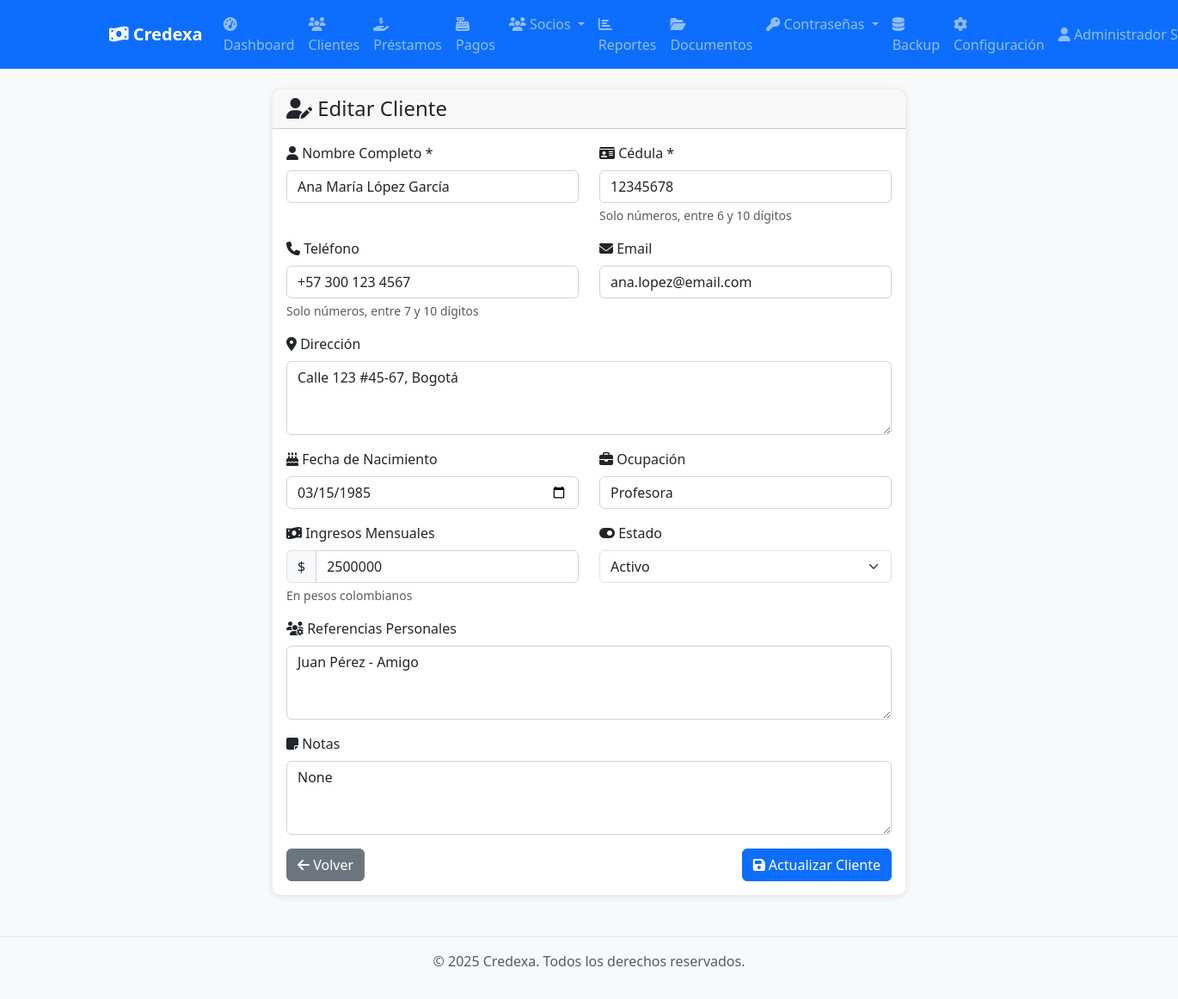
Screenshot of /clientes/1/editar (signed in) with the database file from the repository.
### app/models/user.py (models this page shows, shortened)
class Usuario(Base):
    __tablename__ = "usuarios"
    id = Column(Integer, primary_key=True, index=True)
    nombre_completo = Column(String, nullable=False)
    username = Column(String, unique=True, index=True, nullable=False)
    email = Column(String, unique=True, index=True, nullable=False)
    hashed_password = Column(String, nullable=False)
    rol_id = Column(Integer, ForeignKey("roles.id"), nullable=False)
    activo = Column(Boolean, default=True, nullable=False)
    ultimo_login = Column(DateTime(timezone=True), nullable=True)
    creado_en = Column(DateTime(timezone=True), server_default=func.now())
    actualizado_en = Column(DateTime(timezone=True), onupdate=func.now())
    rol = relationship("Rol", back_populates="usuarios")
    pagos_socio = relationship("PagoSocio", back_populates="usuario", cascade="all, delete-orphan")
    documentos_subidos = relationship("Documento", back_populates="usuario_subio")
    carpetas_creadas = relationship("Carpeta", back_populates="usuario_creador")
    solicitudes_password = relationship("SolicitudPassword", back_populates="usuario", cascade="all, delete-orphan", foreign_keys="SolicitudPassword.usuario_id")
    solicitudes_respondidas = relationship("SolicitudPassword", back_populates="administrador", foreign_keys="SolicitudPassword.respondido_por")

### app/models/cliente.py (models this page shows, shortened)
class Cliente(Base):
    __tablename__ = "clientes"
    id = Column(Integer, primary_key=True, index=True)
    nombre_completo = Column(String, nullable=False, index=True)
    cedula = Column(String, unique=True, nullable=False, index=True)
    telefono = Column(String, nullable=True)
    email = Column(String, nullable=True)
    direccion = Column(Text, nullable=True)
    fecha_nacimiento = Column(DateTime, nullable=True)
    ocupacion = Column(String, nullable=True)
    ingresos_mensuales = Column(Integer, nullable=True)  # En pesos colombianos
    referencias_personales = Column(Text, nullable=True)  # JSON o texto con referencias
    activo = Column(Integer, default=1, nullable=False)  # 1=activo, 0=inactivo
    notas = Column(Text, nullable=True)
    creado_en = Column(DateTime(timezone=True), server_default=func.now())
    actualizado_en = Column(DateTime(timezone=True), onupdate=func.now())
    prestamos = relationship("Prestamo", back_populates="cliente", cascade="all, delete-orphan")

### main.py (the view)
@app.get("/clientes/{cliente_id}/editar", response_class=HTMLResponse)
async def clientes_editar(
    cliente_id: int,
    request: Request,
    db: Session = Depends(get_db),
    current_user: Usuario = Depends(get_current_user)
):
    from app.models.cliente import Cliente
    cliente = db.query(Cliente).filter(Cliente.id == cliente_id).first()
    if not cliente:
        raise HTTPException(
            status_code=status.HTTP_404_NOT_FOUND,
            detail="Cliente no encontrado",
        )
    return templates.TemplateResponse("clientes/formulario.html", {
        "request": request,
        "title": f"Editar Cliente: {cliente.nombre_completo}",
        "user": current_user,
        "modo": "editar",
        "cliente": cliente
    })

### app/templates/clientes/formulario.html (shortened to what this page needs)
{% extends "base.html" %}
{% block content %}
<div class="row justify-content-center">
    <div class="col-lg-8">
        <div class="card">
            <div class="card-header">
                <h4 class="mb-0">
                    {% if modo == "crear" %}
                        <i class="fas fa-user-plus"></i> Nuevo Cliente
                    {% else %}
                        <i class="fas fa-user-edit"></i> Editar Cliente
                    {% endif %}
                </h4>
            </div>
            <div class="card-body">
                <form id="cliente-form">
                    <div class="row">
                        <div class="col-md-6 mb-3">
                            <label for="nombre_completo" class="form-label">
                                <i class="fas fa-user"></i> Nombre Completo *
                            </label>
                            <input
                                type="text"
                                class="form-control"
                                id="nombre_completo"
                                name="nombre_completo"
                                required
                                maxlength="100"
                                value="{{ cliente.nombre_completo if cliente else '' }}"
                            >
                        </div>
                        <div class="col-md-6 mb-3">
                            <label for="cedula" class="form-label">
                                <i class="fas fa-id-card"></i> Cédula *
                            </label>
                            <input
                                type="text"
                                class="form-control"
                                id="cedula"
                                name="cedula"
                                required
                                pattern="[0-9]{6,10}"
                                title="La cédula debe tener entre 6 y 10 dígitos"
                                value="{{ cliente.cedula if cliente else '' }}"
                            >
                            <div class="form-text">Solo números, entre 6 y 10 dígitos</div>
                        </div>
                    </div>
                    <div class="row">
                        <div class="col-md-6 mb-3">
                            <label for="telefono" class="form-label">
                                <i class="fas fa-phone"></i> Teléfono
                            </label>
                            <input
                                type="tel"
                                class="form-control"
                                id="telefono"
                                name="telefono"
                                pattern="[0-9]{7,10}"
                                title="El teléfono debe tener entre 7 y 10 dígitos"
                                value="{{ cliente.telefono if cliente else '' }}"
                            >
                            <div class="form-text">Solo números, entre 7 y 10 dígitos</div>
                        </div>
                        <div class="col-md-6 mb-3">
                            <label for="email" class="form-label">
                                <i class="fas fa-envelope"></i> Email
                            </label>
                            <input
                                type="email"
                                class="form-control"
                                id="email"
                                name="email"
                                value="{{ cliente.email if cliente else '' }}"
                            >
                        </div>
                    </div>
                    <div class="mb-3">
                        <label for="direccion" class="form-label">
                            <i class="fas fa-map-marker-alt"></i> Dirección
                        </label>
                        <textarea
                            class="form-control"
                            id="direccion"
                            name="direccion"
                            rows="3"
                            maxlength="255"
                        >{{ cliente.direccion if cliente else '' }}</textarea>
                    </div>
                    <div class="row">
                        <div class="col-md-6 mb-3">
                            <label for="fecha_nacimiento" class="form-label">
                                <i class="fas fa-birthday-cake"></i> Fecha de Nacimiento
                            </label>
                            <input
                                type="date"
                                class="form-control"
                                id="fecha_nacimiento"
                                name="fecha_nacimiento"
                                value="{{ cliente.fecha_nacimiento.strftime('%Y-%m-%d') if cliente and cliente.fecha_nacimiento else '' }}"
                            >
                        </div>
                        <div class="col-md-6 mb-3">
                            <label for="ocupacion" class="form-label">
                                <i class="fas fa-briefcase"></i> Ocupación
                            </label>
                            <input
                                type="text"
                                class="form-control"
                                id="ocupacion"
                                name="ocupacion"
                                maxlength="50"
                                value="{{ cliente.ocupacion if cliente else '' }}"
                            >
                        </div>
                    </div>
                    <div class="row">
                        <div class="col-md-6 mb-3">
                            <label for="ingresos_mensuales" class="form-label">
                                <i class="fas fa-money-bill-wave"></i> Ingresos Mensuales
                            </label>
                            <div class="input-group">
                                <span class="input-group-text">$</span>
                                <input
                                    type="number"
                                    class="form-control"
                                    id="ingresos_mensuales"
                                    name="ingresos_mensuales"
                                    min="0"
                                    step="1000"
                                    value="{{ cliente.ingresos_mensuales if cliente and cliente.ingresos_mensuales else '' }}"
                                >
                            </div>
                            <div class="form-text">En pesos colombianos</div>
                        </div>
                        {% if modo == "editar" %}
                        <div class="col-md-6 mb-3">
                            <label for="activo" class="form-label">
                                <i class="fas fa-toggle-on"></i> Estado
                            </label>
                            <select class="form-select" id="activo" name="activo">
                                <option value="1" {{ 'selected' if cliente and cliente.activo == 1 else '' }}>Activo</option>
                            </select>
                        </div>
                        {% endif %}
                    </div>
                    <div class="mb-3">
                        <label for="referencias_personales" class="form-label">
                            <i class="fas fa-users-cog"></i> Referencias Personales
                        </label>
                        <textarea
                            class="form-control"
                            id="referencias_personales"
                            name="referencias_personales"
                            rows="3"
                            maxlength="500"
                            placeholder="Nombres y teléfonos de referencias personales"
                        >{{ cliente.referencias_personales if cliente else '' }}</textarea>
                    </div>
                    <div class="mb-3">
                        <label for="notas" class="form-label">
                            <i class="fas fa-sticky-note"></i> Notas
                        </label>
                        <textarea
                            class="form-control"
                            id="notas"
                            name="notas"
                            rows="3"
                            maxlength="500"
                            placeholder="Notas adicionales sobre el cliente"
                        >{{ cliente.notas if cliente else '' }}</textarea>
                    </div>
                    <div class="d-flex justify-content-between">
                        <a href="/clientes" class="btn btn-secondary">
                            <i class="fas fa-arrow-left"></i>
                            Volver
                        </a>
                        <button type="submit" class="btn btn-primary" id="submit-btn">
                            {% if modo == "crear" %}
                                <i class="fas fa-save"></i> Crear Cliente
                            {% else %}
                                <i class="fas fa-save"></i> Actualizar Cliente
                            {% endif %}
                        </button>
                    </div>
                </form>
            </div>
        </div>
    </div>
</div>
{% endblock %}

### app/templates/base.html (shortened to what this page needs)
<!DOCTYPE html>
<html lang="es">
<head>
    <link href="https://cdn.jsdelivr.net/npm/bootstrap@5.3.0/dist/css/bootstrap.min.css" rel="stylesheet">
    <link rel="stylesheet" href="https://cdnjs.cloudflare.com/ajax/libs/font-awesome/6.4.0/css/all.min.css">
    <link href="/static/css/style.css" rel="stylesheet">
</head>
<body>
    <nav class="navbar navbar-expand-lg navbar-dark bg-primary">
        <div class="container">
            <a class="navbar-brand" href="/">
                <i class="fas fa-money-bill-wave"></i>
                Credexa
            </a>
            {% if user %}
            <div class="collapse navbar-collapse" id="navbarNav">
                <ul class="navbar-nav me-auto">
                    <li class="nav-item">
                        <a class="nav-link" href="/dashboard">
                            <i class="fas fa-tachometer-alt"></i> Dashboard
                        </a>
                    </li>
                    <li class="nav-item">
                        <a class="nav-link" href="/clientes">
                            <i class="fas fa-users"></i> Clientes
                        </a>
                    </li>
                    <li class="nav-item">
                        <a class="nav-link" href="/prestamos">
                            <i class="fas fa-hand-holding-usd"></i> Préstamos
                        </a>
                    </li>
                    <li class="nav-item">
                        <a class="nav-link" href="/pagos">
                            <i class="fas fa-cash-register"></i> Pagos
                        </a>
                    </li>
                    <li class="nav-item dropdown">
                        <a class="nav-link dropdown-toggle" href="#" id="sociosDropdown" role="button" data-bs-toggle="dropdown">
                            <i class="fas fa-users"></i> Socios
                        </a>
                    </li>
                    <li class="nav-item">
                        <a class="nav-link" href="/reportes">
                            <i class="fas fa-chart-bar"></i> Reportes
                        </a>
                    </li>
                    <li class="nav-item">
                        <a class="nav-link" href="/documentos">
                            <i class="fas fa-folder-open"></i> Documentos
                        </a>
                    </li>
                    <li class="nav-item dropdown">
                        <a class="nav-link dropdown-toggle" href="#" id="passwordDropdown" role="button" data-bs-toggle="dropdown">
                            <i class="fas fa-key"></i> Contraseñas
                        </a>
                    </li>
                    {% if user.is_admin %}
                    <li class="nav-item">
                        <a class="nav-link" href="/backup">
                            <i class="fas fa-database"></i> Backup
                        </a>
                    </li>
                    <li class="nav-item">
                        <a class="nav-link" href="/configuracion">
                            <i class="fas fa-cog"></i> Configuración
                        </a>
                    </li>
                    {% endif %}
                </ul>
                <ul class="navbar-nav">
                    <li class="nav-item dropdown">
                        <a class="nav-link dropdown-toggle" href="#" id="userDropdown" role="button" data-bs-toggle="dropdown">
                            <i class="fas fa-user"></i> {{ user.nombre_completo }}
                        </a>
                    </li>
                </ul>
            </div>
            {% endif %}
        </div>
    </nav>
    <main class="{% block main_class %}container mt-4{% endblock %}">
        {% block content %}{% endblock %}
    </main>
    <footer class="bg-light text-center text-muted py-3 mt-5">
        <div class="container">
            <p>&copy; 2025 Credexa. Todos los derechos reservados.</p>
        </div>
    </footer>
</body>
</html>

### rows the page displays
Usuario: nombre_completo "Administrador…"
Cliente: nombre_completo "Ana María López García", cedula "12345678", telefono "+57 300 123 4567", email "ana.lopez@email.com", direccion "Calle 123 #45-67, Bogotá", fecha_nacimiento "03/15/1985", ocupacion "Profesora", ingresos_mensuales "2500000", referencias_personales "Juan Pérez - Amigo", notas "None"
